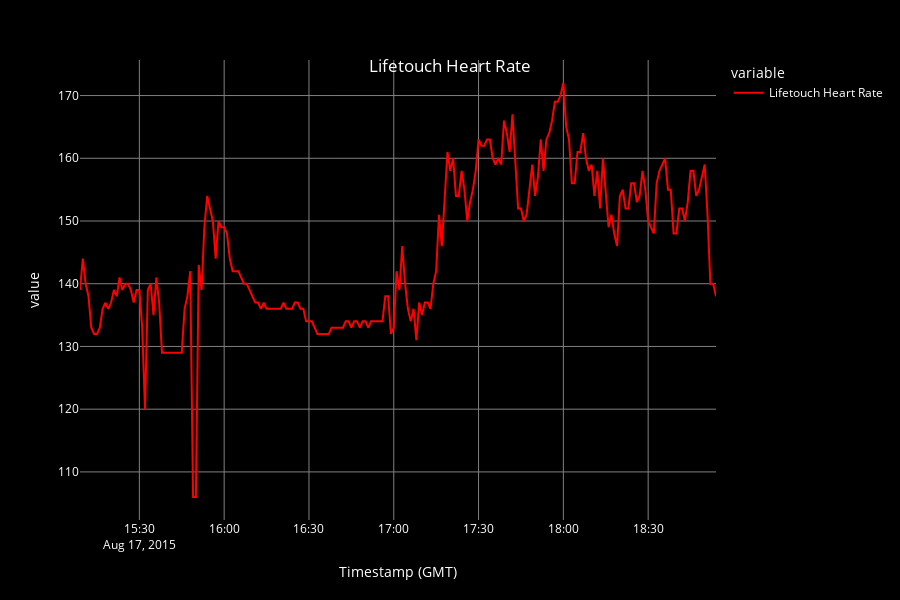

Here is the notebook cell this chart was saved with:
### Markdown cell above
## Visualizations with Plotly

### Code cell
#Lifetouch Heart Rate

fig = px.line(df['Lifetouch Heart Rate'], width=900, height=600)

# Set the background color to yellow
fig.update_layout(
    plot_bgcolor='black',
    paper_bgcolor='black',
    font=dict(color='white')
)

# Set the line color to blue
fig.update_traces(line_color='red')

# Show grid lines
fig.update_layout(
    xaxis=dict(showgrid=True, gridcolor='gray', gridwidth=1),
    yaxis=dict(showgrid=True, gridcolor='gray', gridwidth=1),
    title={
        'text': "Lifetouch Heart Rate",
        'y':0.9,
        'x':0.5,
        'xanchor': 'center',
        'yanchor': 'top'
    }
)

fig.show()

### Figure 1 — Plotly figure (JSON) as saved in the notebook; plotly's stock layout.template omitted (floating-point values rounded to 4 significant figures; data arrays with more than 128 entries replaced by an {"elided": "..."} marker saying what was removed)
{"data": [{"hovertemplate": "variable=Lifetouch Heart Rate<br>Timestamp (GMT)=%{x}<br>value=%{y}<extra></extra>", "legendgroup": "Lifetouch Heart Rate", "line": {"color": "red", "dash": "solid"}, "marker": {"symbol": "circle"}, "mode": "lines", "name": "Lifetouch Heart Rate", "orientation": "v", "showlegend": true, "type": "scatter", "x": {"elided": "226 str values"}, "xaxis": "x", "y": {"elided": "226 int values"}, "yaxis": "y"}], "layout": {"font": {"color": "white"}, "height": 600, "legend": {"title": {"text": "variable"}, "tracegroupgap": 0}, "margin": {"t": 60}, "paper_bgcolor": "black", "plot_bgcolor": "black", "title": {"text": "Lifetouch Heart Rate", "x": 0.5, "xanchor": "center", "y": 0.9, "yanchor": "top"}, "width": 900, "xaxis": {"anchor": "y", "domain": [0, 1], "gridcolor": "gray", "gridwidth": 1, "showgrid": true, "title": {"text": "Timestamp (GMT)"}}, "yaxis": {"anchor": "x", "domain": [0, 1], "gridcolor": "gray", "gridwidth": 1, "showgrid": true, "title": {"text": "value"}}}}
